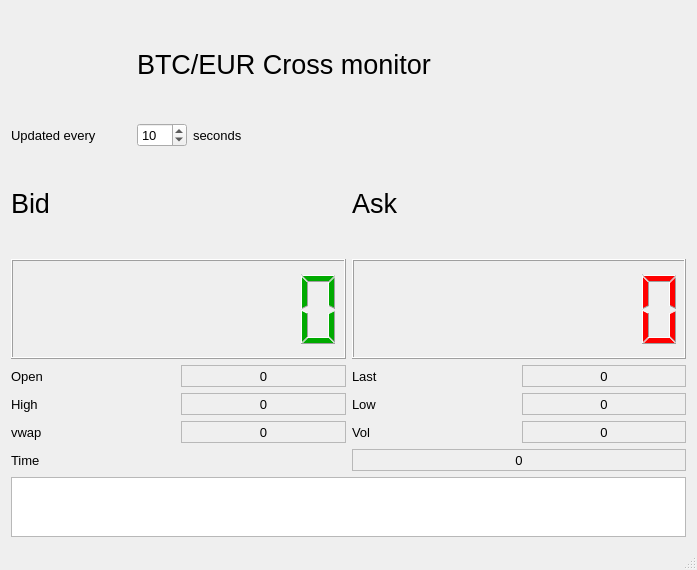
<?xml version="1.0" encoding="UTF-8"?>
<ui version="4.0">
 <class>MainWindow</class>
 <widget class="QMainWindow" name="MainWindow">
  <property name="geometry">
   <rect>
    <x>0</x>
    <y>0</y>
    <width>697</width>
    <height>570</height>
   </rect>
  </property>
  <property name="windowTitle">
   <string>CrossMonitor</string>
  </property>
  <widget class="QWidget" name="centralWidget">
   <layout class="QGridLayout" name="gridLayout_3">
    <item row="0" column="1" colspan="2">
     <widget class="QLabel" name="label_17">
      <property name="font">
       <font>
        <pointsize>20</pointsize>
       </font>
      </property>
      <property name="text">
       <string>BTC/EUR Cross monitor</string>
      </property>
     </widget>
    </item>
    <item row="1" column="0">
     <widget class="QLabel" name="label_18">
      <property name="maximumSize">
       <size>
        <width>120</width>
        <height>16777215</height>
       </size>
      </property>
      <property name="font">
       <font>
        <pointsize>10</pointsize>
       </font>
      </property>
      <property name="text">
       <string>Updated every</string>
      </property>
     </widget>
    </item>
    <item row="1" column="1">
     <widget class="QSpinBox" name="spUpdate">
      <property name="maximumSize">
       <size>
        <width>50</width>
        <height>16777215</height>
       </size>
      </property>
      <property name="font">
       <font>
        <pointsize>10</pointsize>
       </font>
      </property>
      <property name="minimum">
       <number>1</number>
      </property>
      <property name="maximum">
       <number>120</number>
      </property>
      <property name="value">
       <number>10</number>
      </property>
     </widget>
    </item>
    <item row="1" column="2">
     <widget class="QLabel" name="label_19">
      <property name="font">
       <font>
        <pointsize>10</pointsize>
       </font>
      </property>
      <property name="text">
       <string>seconds</string>
      </property>
     </widget>
    </item>
    <item row="2" column="0" colspan="3">
     <layout class="QGridLayout" name="gridLayout">
      <item row="1" column="0">
       <widget class="QLCDNumber" name="lcdBid">
        <property name="minimumSize">
         <size>
          <width>320</width>
          <height>100</height>
         </size>
        </property>
        <property name="palette">
         <palette>
          <active>
           <colorrole role="WindowText">
            <brush brushstyle="SolidPattern">
             <color alpha="255">
              <red>0</red>
              <green>170</green>
              <blue>0</blue>
             </color>
            </brush>
           </colorrole>
           <colorrole role="Text">
            <brush brushstyle="SolidPattern">
             <color alpha="255">
              <red>0</red>
              <green>170</green>
              <blue>0</blue>
             </color>
            </brush>
           </colorrole>
          </active>
          <inactive>
           <colorrole role="WindowText">
            <brush brushstyle="SolidPattern">
             <color alpha="255">
              <red>0</red>
              <green>170</green>
              <blue>0</blue>
             </color>
            </brush>
           </colorrole>
           <colorrole role="Text">
            <brush brushstyle="SolidPattern">
             <color alpha="255">
              <red>0</red>
              <green>170</green>
              <blue>0</blue>
             </color>
            </brush>
           </colorrole>
          </inactive>
          <disabled>
           <colorrole role="WindowText">
            <brush brushstyle="SolidPattern">
             <color alpha="255">
              <red>120</red>
              <green>120</green>
              <blue>120</blue>
             </color>
            </brush>
           </colorrole>
           <colorrole role="Text">
            <brush brushstyle="SolidPattern">
             <color alpha="255">
              <red>120</red>
              <green>120</green>
              <blue>120</blue>
             </color>
            </brush>
           </colorrole>
          </disabled>
         </palette>
        </property>
        <property name="font">
         <font>
          <pointsize>20</pointsize>
         </font>
        </property>
        <property name="smallDecimalPoint">
         <bool>false</bool>
        </property>
        <property name="digitCount">
         <number>8</number>
        </property>
        <property name="value" stdset="0">
         <double>0.000000000000000</double>
        </property>
        <property name="intValue" stdset="0">
         <number>0</number>
        </property>
       </widget>
      </item>
      <item row="0" column="0">
       <widget class="QLabel" name="label">
        <property name="minimumSize">
         <size>
          <width>0</width>
          <height>100</height>
         </size>
        </property>
        <property name="font">
         <font>
          <pointsize>20</pointsize>
         </font>
        </property>
        <property name="text">
         <string>Bid</string>
        </property>
       </widget>
      </item>
      <item row="0" column="1">
       <widget class="QLabel" name="label_2">
        <property name="minimumSize">
         <size>
          <width>0</width>
          <height>100</height>
         </size>
        </property>
        <property name="font">
         <font>
          <pointsize>20</pointsize>
         </font>
        </property>
        <property name="text">
         <string>Ask</string>
        </property>
       </widget>
      </item>
      <item row="1" column="1">
       <widget class="QLCDNumber" name="lcdAsk">
        <property name="minimumSize">
         <size>
          <width>320</width>
          <height>100</height>
         </size>
        </property>
        <property name="palette">
         <palette>
          <active>
           <colorrole role="WindowText">
            <brush brushstyle="SolidPattern">
             <color alpha="255">
              <red>255</red>
              <green>0</green>
              <blue>0</blue>
             </color>
            </brush>
           </colorrole>
           <colorrole role="Text">
            <brush brushstyle="SolidPattern">
             <color alpha="255">
              <red>255</red>
              <green>0</green>
              <blue>0</blue>
             </color>
            </brush>
           </colorrole>
          </active>
          <inactive>
           <colorrole role="WindowText">
            <brush brushstyle="SolidPattern">
             <color alpha="255">
              <red>255</red>
              <green>0</green>
              <blue>0</blue>
             </color>
            </brush>
           </colorrole>
           <colorrole role="Text">
            <brush brushstyle="SolidPattern">
             <color alpha="255">
              <red>255</red>
              <green>0</green>
              <blue>0</blue>
             </color>
            </brush>
           </colorrole>
          </inactive>
          <disabled>
           <colorrole role="WindowText">
            <brush brushstyle="SolidPattern">
             <color alpha="255">
              <red>120</red>
              <green>120</green>
              <blue>120</blue>
             </color>
            </brush>
           </colorrole>
           <colorrole role="Text">
            <brush brushstyle="SolidPattern">
             <color alpha="255">
              <red>120</red>
              <green>120</green>
              <blue>120</blue>
             </color>
            </brush>
           </colorrole>
          </disabled>
         </palette>
        </property>
        <property name="font">
         <font>
          <pointsize>20</pointsize>
         </font>
        </property>
        <property name="smallDecimalPoint">
         <bool>false</bool>
        </property>
        <property name="digitCount">
         <number>8</number>
        </property>
        <property name="value" stdset="0">
         <double>0.000000000000000</double>
        </property>
        <property name="intValue" stdset="0">
         <number>0</number>
        </property>
       </widget>
      </item>
     </layout>
    </item>
    <item row="3" column="0" colspan="3">
     <layout class="QGridLayout" name="gridLayout_2">
      <item row="2" column="1">
       <widget class="QLabel" name="lblVwap">
        <property name="font">
         <font>
          <pointsize>10</pointsize>
         </font>
        </property>
        <property name="frameShape">
         <enum>QFrame::StyledPanel</enum>
        </property>
        <property name="text">
         <string>0</string>
        </property>
        <property name="alignment">
         <set>Qt::AlignCenter</set>
        </property>
       </widget>
      </item>
      <item row="0" column="2">
       <widget class="QLabel" name="label_6">
        <property name="font">
         <font>
          <pointsize>10</pointsize>
         </font>
        </property>
        <property name="text">
         <string>Last</string>
        </property>
       </widget>
      </item>
      <item row="0" column="0">
       <widget class="QLabel" name="label_4">
        <property name="font">
         <font>
          <pointsize>10</pointsize>
         </font>
        </property>
        <property name="text">
         <string>Open</string>
        </property>
       </widget>
      </item>
      <item row="0" column="1">
       <widget class="QLabel" name="lblOpen">
        <property name="font">
         <font>
          <pointsize>10</pointsize>
         </font>
        </property>
        <property name="frameShape">
         <enum>QFrame::StyledPanel</enum>
        </property>
        <property name="text">
         <string>0</string>
        </property>
        <property name="alignment">
         <set>Qt::AlignCenter</set>
        </property>
       </widget>
      </item>
      <item row="0" column="3">
       <widget class="QLabel" name="lblLast">
        <property name="font">
         <font>
          <pointsize>10</pointsize>
         </font>
        </property>
        <property name="frameShape">
         <enum>QFrame::StyledPanel</enum>
        </property>
        <property name="text">
         <string>0</string>
        </property>
        <property name="alignment">
         <set>Qt::AlignCenter</set>
        </property>
       </widget>
      </item>
      <item row="1" column="0">
       <widget class="QLabel" name="label_10">
        <property name="font">
         <font>
          <pointsize>10</pointsize>
         </font>
        </property>
        <property name="text">
         <string>High</string>
        </property>
       </widget>
      </item>
      <item row="1" column="1">
       <widget class="QLabel" name="lblHigh">
        <property name="font">
         <font>
          <pointsize>10</pointsize>
         </font>
        </property>
        <property name="frameShape">
         <enum>QFrame::StyledPanel</enum>
        </property>
        <property name="text">
         <string>0</string>
        </property>
        <property name="alignment">
         <set>Qt::AlignCenter</set>
        </property>
       </widget>
      </item>
      <item row="1" column="2">
       <widget class="QLabel" name="label_8">
        <property name="font">
         <font>
          <pointsize>10</pointsize>
         </font>
        </property>
        <property name="text">
         <string>Low</string>
        </property>
       </widget>
      </item>
      <item row="1" column="3">
       <widget class="QLabel" name="lblLow">
        <property name="font">
         <font>
          <pointsize>10</pointsize>
         </font>
        </property>
        <property name="frameShape">
         <enum>QFrame::StyledPanel</enum>
        </property>
        <property name="text">
         <string>0</string>
        </property>
        <property name="alignment">
         <set>Qt::AlignCenter</set>
        </property>
       </widget>
      </item>
      <item row="2" column="0">
       <widget class="QLabel" name="label_14">
        <property name="font">
         <font>
          <pointsize>10</pointsize>
         </font>
        </property>
        <property name="text">
         <string>vwap</string>
        </property>
       </widget>
      </item>
      <item row="2" column="2">
       <widget class="QLabel" name="label_12">
        <property name="font">
         <font>
          <pointsize>10</pointsize>
         </font>
        </property>
        <property name="text">
         <string>Vol</string>
        </property>
       </widget>
      </item>
      <item row="2" column="3">
       <widget class="QLabel" name="lblVol">
        <property name="font">
         <font>
          <pointsize>10</pointsize>
         </font>
        </property>
        <property name="frameShape">
         <enum>QFrame::StyledPanel</enum>
        </property>
        <property name="text">
         <string>0</string>
        </property>
        <property name="alignment">
         <set>Qt::AlignCenter</set>
        </property>
       </widget>
      </item>
      <item row="3" column="0" colspan="2">
       <widget class="QLabel" name="label_16">
        <property name="font">
         <font>
          <pointsize>10</pointsize>
         </font>
        </property>
        <property name="text">
         <string>Time</string>
        </property>
       </widget>
      </item>
      <item row="3" column="2" colspan="2">
       <widget class="QLabel" name="lblTime">
        <property name="font">
         <font>
          <pointsize>10</pointsize>
         </font>
        </property>
        <property name="frameShape">
         <enum>QFrame::StyledPanel</enum>
        </property>
        <property name="text">
         <string>0</string>
        </property>
        <property name="alignment">
         <set>Qt::AlignCenter</set>
        </property>
       </widget>
      </item>
     </layout>
    </item>
    <item row="4" column="0" colspan="3">
     <widget class="QPlainTextEdit" name="txtLog">
      <property name="maximumSize">
       <size>
        <width>16777215</width>
        <height>60</height>
       </size>
      </property>
     </widget>
    </item>
   </layout>
  </widget>
  <widget class="QStatusBar" name="statusBar"/>
 </widget>
 <layoutdefault spacing="6" margin="11"/>
 <resources/>
 <connections/>
</ui>
